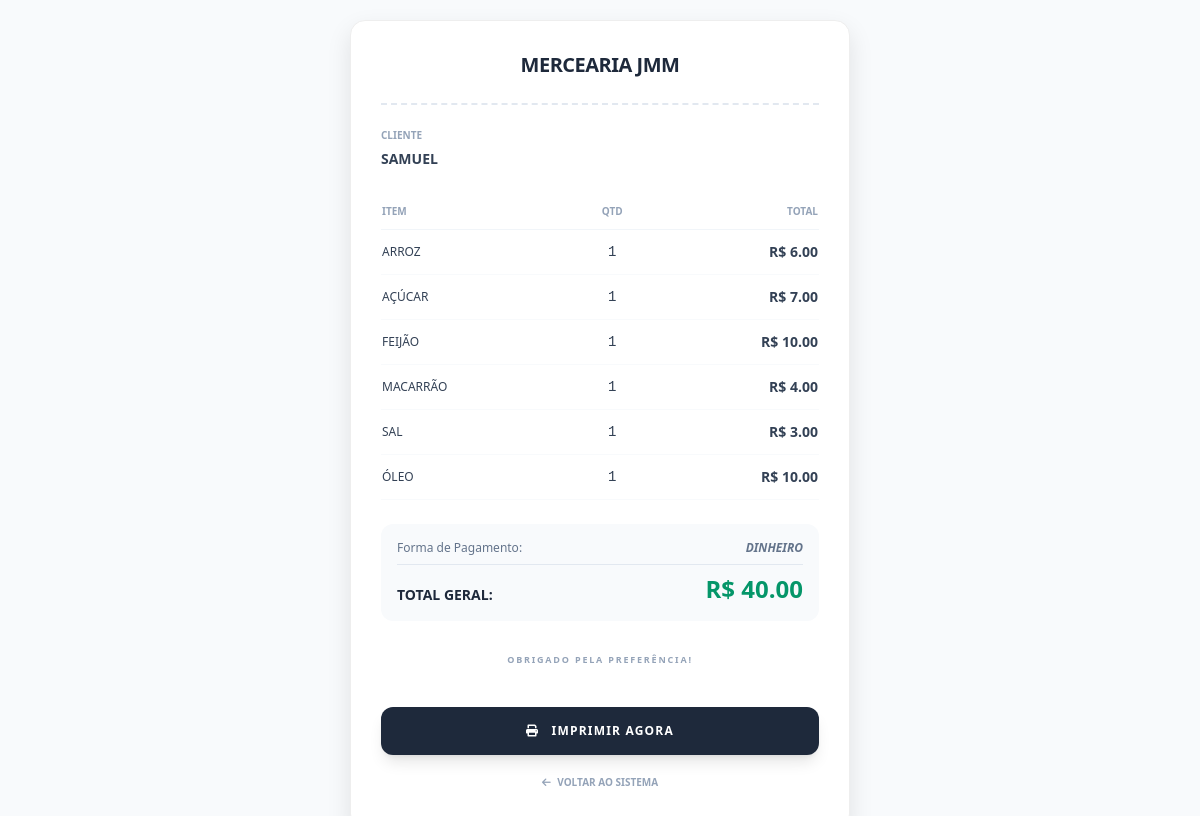
The page /venda/2/comprovante (signed in) on the database its author committed.
### tables this page shows
CREATE TABLE usuarios (
            id INTEGER PRIMARY KEY AUTOINCREMENT,
            nome TEXT NOT NULL,
            email TEXT UNIQUE NOT NULL,
            senha TEXT NOT NULL,
            logo TEXT,
            plano TEXT,
            data_expiracao TEXT
        , pix TEXT);

CREATE TABLE clientes (
            id INTEGER PRIMARY KEY AUTOINCREMENT,
            nome TEXT NOT NULL,
            telefone TEXT,
            saldo_devedor REAL DEFAULT 0,
            permite_fiado INTEGER DEFAULT 1,
            limite_fiado REAL DEFAULT 0,
            data_ultima_compra TEXT,
            usuario_id INTEGER, prazo_pagamento INTEGER DEFAULT 15,
            FOREIGN KEY (usuario_id) REFERENCES usuarios (id)
        );

CREATE TABLE vendas (
            id INTEGER PRIMARY KEY AUTOINCREMENT,
            produto_id INTEGER,
            cliente_id INTEGER,
            quantidade INTEGER,
            valor_total REAL,
            lucro REAL,
            forma_pagamento TEXT,
            data TEXT,
            usuario_id INTEGER,
            FOREIGN KEY (produto_id) REFERENCES produtos (id),
            FOREIGN KEY (cliente_id) REFERENCES clientes (id),
            FOREIGN KEY (usuario_id) REFERENCES usuarios (id)
        );

CREATE TABLE produtos (
            id INTEGER PRIMARY KEY AUTOINCREMENT,
            nome TEXT NOT NULL,
            preco_custo REAL,
            preco_venda REAL,
            quantidade INTEGER,
            usuario_id INTEGER,
            FOREIGN KEY (usuario_id) REFERENCES usuarios (id)
        );

### app.py (the view)
@app.route('/venda/<int:id>/comprovante')
def comprovante_venda(id):
    if 'usuario_id' not in session: return redirect(url_for('login'))
    conn = conectar_db()
    conn.row_factory = sqlite3.Row
    v = conn.execute("SELECT v.*, c.nome as cliente_nome, u.nome as empresa_nome FROM vendas v LEFT JOIN clientes c ON v.cliente_id=c.id LEFT JOIN usuarios u ON v.usuario_id=u.id WHERE v.id=? AND v.usuario_id=?", (id, session['usuario_id'])).fetchone()
    if not v: return redirect(url_for('vendas'))
    itens = conn.execute("SELECT v.*, p.nome as produto_nome FROM vendas v LEFT JOIN produtos p ON v.produto_id=p.id WHERE v.data=? AND v.usuario_id=?", (v['data'], session['usuario_id'])).fetchall()
    conn.close()
    return render_template('comprovante.html', venda=v, itens=itens, total=sum(i['valor_total'] for i in itens))

### models.py (called while the page is built)
def conectar_db():
    conn = sqlite3.connect(DATABASE, timeout=10)
    conn.row_factory = sqlite3.Row
    return conn

### templates/comprovante.html (shortened to what this page needs)
<!DOCTYPE html>
<html lang="pt-br">
<head>
    <script src="https://cdn.tailwindcss.com"></script>
    <link rel="stylesheet" href="https://cdnjs.cloudflare.com/ajax/libs/font-awesome/6.0.0/css/all.min.css">
</head>
<body class="bg-slate-50 font-sans">
    <div class="receipt-card">
        <div class="text-center mb-6">
            <h1 class="text-xl font-black uppercase tracking-tight text-slate-800">
    {{ venda.empresa_nome if venda.empresa_nome else 'JHOELSSONControl' }}
</h1>
        </div>
        <div class="dashed-line"></div>
        <div class="mb-6 text-sm">
            <p class="text-slate-400 text-[10px] uppercase font-black mb-1">Cliente</p>
            <p class="font-bold text-slate-700">{{ venda.cliente_nome or 'Consumidor Final' }}</p>
        </div>
        <div class="mb-6">
            <table class="w-full text-sm">
                <thead>
                    <tr class="text-[10px] uppercase text-slate-400 border-b border-slate-100">
                        <th class="text-left py-2 font-black">Item</th>
                        <th class="text-center py-2 font-black">Qtd</th>
                        <th class="text-right py-2 font-black">Total</th>
                    </tr>
                </thead>
                <tbody class="text-slate-700">
    {% for item in itens %}
    <tr class="border-b border-slate-50">
        <td class="py-3 font-medium uppercase text-xs">{{ item.produto_nome }}</td>
        <td class="py-3 text-center font-mono">{{ item.quantidade }}</td>
        <td class="py-3 text-right font-bold">R$ {{ "%.2f"|format(item.valor_total) }}</td>
    </tr>
    {% endfor %}
</tbody>
            </table>
        </div>
        <div class="bg-slate-50 p-4 rounded-xl space-y-2">
            <div class="flex justify-between text-xs text-slate-500">
                <span>Forma de Pagamento:</span>
                <span class="font-black uppercase italic">{{ venda.forma_pagamento }}</span>
            </div>
            <div class="flex justify-between items-end pt-2 border-t border-slate-200">
    <span class="text-sm font-bold text-slate-800 uppercase">Total Geral:</span>
    <span class="text-2xl font-black text-emerald-600">R$ {{ "%.2f"|format(total) }}</span>
</div>
        </div>
        <div class="mt-8 text-center">
            <p class="text-[9px] text-slate-400 uppercase font-bold tracking-[0.2em]">Obrigado pela preferência!</p>
        </div>
        <div class="no-print mt-10 space-y-3">
            <button onclick="window.print()" class="w-full bg-slate-800 hover:bg-black text-white py-4 rounded-xl font-black uppercase text-xs tracking-widest transition shadow-lg">
                <i class="fas fa-print mr-2"></i> Imprimir Agora
            </button>
            <a href="{{ url_for('vendas') }}" class="w-full text-slate-400 py-2 text-center block text-[10px] uppercase font-black hover:text-slate-600">
                <i class="fas fa-arrow-left mr-1"></i> Voltar ao Sistema
            </a>
        </div>
    </div>
</body>
</html>

### templates/comprovante.html (style rules this page uses)
.receipt-card { max-width: 500px; margin: 20px auto; background: white; border-radius: 15px; box-shadow: 0 10px 25px rgba(0,0,0,0.1); padding: 30px; border: 1px solid #eee; }
.dashed-line { border-top: 2px dashed #e2e8f0; margin: 20px 0; }

### rows shown on the page
usuarios: nome "MERCEARIA JMM"
clientes: nome "SAMUEL"
vendas: produto_nome "ARROZ", quantidade "1", valor_total "6.00", forma_pagamento "DINHEIRO"
vendas: produto_nome "AÇÚCAR", quantidade "1", valor_total "7.00"
vendas: produto_nome "FEIJÃO", quantidade "1", valor_total "10.00"
vendas: produto_nome "MACARRÃO", quantidade "1", valor_total "4.00"
vendas: produto_nome "SAL", quantidade "1", valor_total "3.00"
vendas: produto_nome "ÓLEO", quantidade "1", valor_total "10.00"

### other values the page prints
{{ "%.2f"|format(total) }} "40.00"
